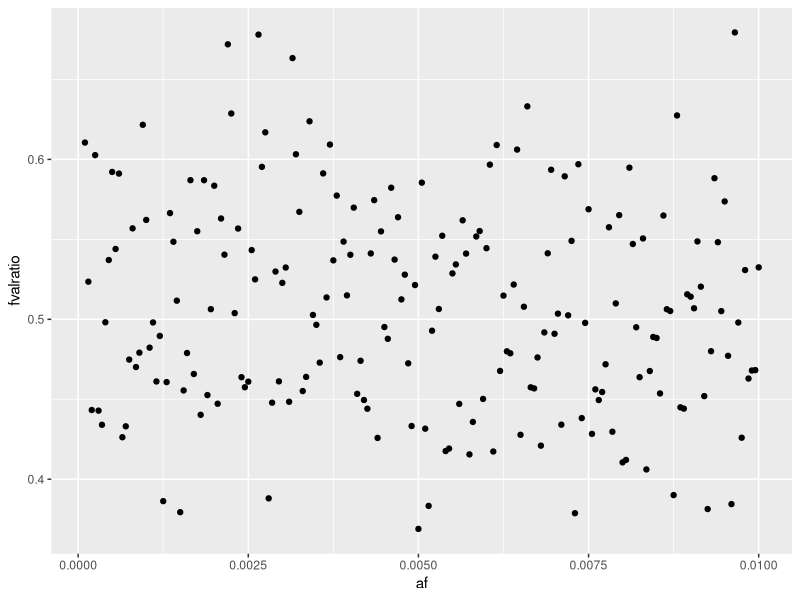

Here is the R script that generated this plot:
## ---- chunk 1
library(dplyr)

make_families <- function(af, nfam) {
	nsnp <- length(af)
	dads <- matrix(0, nfam, nsnp)
	mums <- matrix(0, nfam, nsnp)
	sibs1 <- matrix(0, nfam, nsnp)
	sibs2 <- matrix(0, nfam, nsnp)
	ibd <- matrix(0, nfam, nsnp)
	ibs <- matrix(0, nfam, nsnp)
	for(i in 1:nsnp)
	{
		dad1 <- rbinom(nfam, 1, af[i]) + 1
		dad2 <- (rbinom(nfam, 1, af[i]) + 1) * -1
		mum1 <- rbinom(nfam, 1, af[i]) + 1
		mum2 <- (rbinom(nfam, 1, af[i]) + 1) * -1

		dadindex <- sample(c(TRUE, FALSE), nfam, replace=TRUE)
		dadh <- rep(NA, nfam)
		dadh[dadindex] <- dad1[dadindex]
		dadh[!dadindex] <- dad2[!dadindex]

		mumindex <- sample(c(TRUE, FALSE), nfam, replace=TRUE)
		mumh <- rep(NA, nfam)
		mumh[mumindex] <- mum1[mumindex]
		mumh[!mumindex] <- mum2[!mumindex]

		sib1 <- cbind(dadh, mumh)

		dadindex <- sample(c(TRUE, FALSE), nfam, replace=TRUE)
		dadh <- rep(NA, nfam)
		dadh[dadindex] <- dad1[dadindex]
		dadh[!dadindex] <- dad2[!dadindex]

		mumindex <- sample(c(TRUE, FALSE), nfam, replace=TRUE)
		mumh <- rep(NA, nfam)
		mumh[mumindex] <- mum1[mumindex]
		mumh[!mumindex] <- mum2[!mumindex]

		sib2 <- cbind(dadh, mumh)

		ibd[,i] <- (as.numeric(sib1[,1] == sib2[,1]) + as.numeric(sib1[,2] == sib2[,2])) / 2


		sibs1[,i] <- rowSums(abs(sib1) - 1)
		sibs2[,i] <- rowSums(abs(sib2) - 1)
		dads[,i] <- dad1 - 1 + abs(dad2) - 1
		mums[,i] <- mum1 - 1 + abs(mum2) - 1

		# l[[i]] <- (sum(sib1[,1] == sib2[,1]) / nsnp + sum(sib1[,2] == sib2[,2]) / nsnp) / 2

	}

	# This may not be correct - getting some really large values
	ibs <- scale(sibs1) * scale(sibs2)

	# Just count how many alleles are in common
	ibs_unw <- abs(abs(sibs1 - sibs2) - 2) / 2
	return(list(dads=dads, mums=mums, sibs1=sibs1, sibs2=sibs2, ibd=ibd, ibs=ibs, ibs_unw=ibs_unw))
}

makePhen <- function(effs, indep, vy=1, vx=rep(1, length(effs)), my=0) {
	if(is.null(dim(indep))) indep <- cbind(indep)
	stopifnot(ncol(indep) == length(effs))
	stopifnot(length(vx) == length(effs))
	cors <- effs * vx / sqrt(vx) / sqrt(vy)
	stopifnot(sum(cors^2) <= 1)
	cors <- c(cors, sqrt(1-sum(cors^2)))
	indep <- t(t(scale(cbind(indep, rnorm(nrow(indep))))) * cors * c(vx, 1))
	y <- drop(scale(rowSums(indep)) * sqrt(vy)) + my
	return(y)
}

chooseEffects <- function(nsnp, totvar, sqrt=TRUE) {
	eff <- rnorm(nsnp)
	aeff <- abs(eff)
	sc <- sum(aeff) / totvar
	out <- eff / sc
	if(sqrt)
	{
		out <- sqrt(abs(out)) * sign(out)
	}
	return(out)
}

make_phenotypes <- function(fam, eff_gx, eff_xy, vx, vy, mx, my) {
	lapply(fam, function(g)
	{
		u <- rnorm(nrow(g))
		x <- makePhen(c(eff_gx), cbind(g), vy=vx, my=mx)
		y <- makePhen(c(eff_xy), cbind(x), vy=vy, my=my)
		return(data.frame(x=x, y=y))
	})
}

join_populations <- function(l) {
	dads <- do.call(rbind, lapply(l, function(x) x$dads))
	mums <- do.call(rbind, lapply(l, function(x) x$mums))
	sibs1 <- do.call(rbind, lapply(l, function(x) x$sibs1))
	sibs2 <- do.call(rbind, lapply(l, function(x) x$sibs2))
	ibd <- do.call(rbind, lapply(l, function(x) x$ibd))
	ibs <- do.call(rbind, lapply(l, function(x) x$ibs))
	return(list(dads=dads, mums=mums, sibs1=sibs1, sibs2=sibs2, ibd=ibd, ibs=ibs))
}

sample_populations <- function(l, n) {
	x <- nrow(l$dads)
	index <- sort(sample(1:x, n, replace=FALSE))
	l$dads <- l$dads[index,]
	l$mums <- l$mums[index,]
	l$sibs1 <- l$sibs1[index,]
	l$sibs2 <- l$sibs2[index,]
	l$ibd <- l$ibd[index,]
	l$ibs <- l$ibs[index,]
	l$ibs_unw <- l$ibs_unw[index,]
	return(l)
}

makephen <- function(b, g, vx=1) {
    pred <- b * g
    e <- rnorm(length(g), 0, sqrt(1-var(pred)))
    return(pred+e)
}

# Dynastic effects
dynastic_phen <- function(fam, eff_gx, eff_xy, eff_ux, eff_uy, eff_xu) {
	n <- nrow(fam$sibs1)
	
	# parents x

	# umums <- rnorm(n)
	# udads <- rnorm(n)
	# xmums <- makePhen(c(eff_gx, eff_ux), cbind(fam$mums, umums))
	# xdads <- makePhen(c(eff_gx, eff_ux), cbind(fam$dads, udads))

	x1 <- makephen(eff_gx, fam$sibs1)
    x2 <- makephen(eff_gx, fam$sibs2)
	l <- list()
	# l$dads <- data.frame(x=xdads)
	# l$mums <- data.frame(x=xmums)
	l$sibs1 <- data.frame(x=x1)
	l$sibs2 <- data.frame(x=x2)
	return(l)
}

sibreg <- function(g1, g2, y1, y2) {
    d <- bind_rows(
        tibble(
            y=y1, fg=(g1+g2)/2, cg=g1-fg
        ),
        tibble(
            y=y2, fg=(g1+g2)/2, cg=g2-fg
        )
    )
    m <- summary(lm(y ~ cg + fg, data=d))$coef
    tibble(bhat=m[2,1], se=m[2,2], pval=m[2,4], n=nrow(d), method="sibreg")
}

popreg <- function(y, x) {
	index <- is.finite(y) & is.finite(x)
	n <- sum(index)
	y <- y[index]
	x <- x[index]
	vx <- var(x)
	bhat <- cov(y, x) / vx
	ahat <- mean(y) - bhat * mean(x)
	# fitted <- ahat + x * bhat
	# residuals <- y - fitted
	# SSR <- sum((residuals - mean(residuals))^2)
	# SSF <- sum((fitted - mean(fitted))^2)

	rsq <- (bhat * vx)^2 / (vx * var(y))
	fval <- rsq * (n-2) / (1-rsq)
	tval <- sqrt(fval)
	se <- abs(bhat / tval)

	# Fval <- (SSF) / (SSR/(n-2))
	# pval <- pf(Fval, 1, n-2, lowe=F)
	p <- pf(fval, 1, n-2, lowe=F)
	return(tibble(
		bhat=bhat, se=se, fval=fval, pval=p, n=n, method="popreg"
	))
}

sibreg2 <- function(fam, phen) {
    sdiffgx <- fam$sibs1[,1] - fam$sibs2[,1]
    sdiffx <- phen$sibs1$x - phen$sibs2$x
    popreg(sdiffx, sdiffgx) %>% mutate(method="sibreg")
}

reg <- function(f, p) {
    # sibreg(f$sibs1[,1], f$sibs2[,1], p$sibs1$x, p$sibs2$x)
    bind_rows(
        sibreg2(f, p),
        popreg(p$sibs1[,1], f$sibs1[,1])
    )
}


r2 <- 0.001
param <- tibble(
    af=seq(0.0001, 0.01, by=0.00005),
    vg=r2,
    varg=2*af*(1-af),
    b=sqrt(r2/varg)
)

res <- lapply(1:nrow(param), \(i) {
    message(i)
    f <- make_families(param$af[i], 500000)
    p <- dynastic_phen(f, param$b[i], 0, 0, 0, 0)
    r <- reg(f, p)
    r$af=param$af[i]
    return(r)
}) %>% bind_rows()

## ---- chunk 2
library(ggplot2)
res %>% group_by(af) %>%
    summarise(fvalratio=fval[1]/fval[2]) %>%
ggplot(., aes(x=af, y=fvalratio)) +
geom_point()
## ---- chunk 3
sessionInfo()
